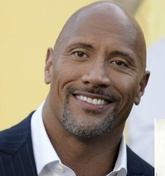
//> input picture code/face/lib/AlignVideo/src.jpg, 165 x 176 px, shrunk from 317 x 337 before the run
$ ./mat   (built with g++ and OpenCV 4)
//> lines starting //> are read from the running program, lines starting //| are printed output that depends on the picture
#include "stdafx.h"
#include "opencv2/opencv.hpp"
#include <iostream>
#include <iomanip>
using namespace std;
using namespace cv;
/*
Mat则是一个基础的图像容器，作为一个
c++的对象类，我们在使用是不需要担心的内存管理情况，它由由两个数据部分组成：矩阵头（包含矩阵尺寸，
存储方法，存储地址等信息）
和一个指向存储所有像素值的矩阵（根据所选存储方法的不同矩阵可以是不同的维数）的指针。
使用Mat读取图像十分便捷：Mat srcImg = imread("1.jpg");

1，Mat对象创建
1.1 使用Mat() 构造函数
Mat M(2,2, CV_8UC3, Scalar(0,0,255));//对二维多通道图像，要定义行数和列数。
指定存储元素的数据类型以及每个矩阵点的通道数。第三个参数格式如下
CV_[The number of bits per item][Signed or Unsigned][Type Prefix][The channel number]
Scalar 是short型vector。指定这个能用定制值初始化矩阵。
1.2 使用数组初始化Mat对象
int sz[3] = {2,2,2};
Mat L(3,sz, CV_8UC(1), Scalar::all(0));
1.3 调用函数创建
M.create(4,4, CV_8UC(2));
cout << "M = "<< endl << " "  << M << endl << endl;
1.4 初始为基础矩阵（单位矩阵，零矩阵等）
Mat E = Mat::eye(4, 4, CV_64F);

Mat n = Mat::ones(2, 2, CV_32F);

Mat Z = Mat::zeros(3,3, CV_8UC1);

1.5 小矩阵初始化
Mat C = (Mat_<double>(3,3) << 0, -1, 0, -1, 5, -1, 0, -1, 0);


2, Mat对象的拷贝
2.1浅拷贝
Mat A, C;                                 // 只创建信息头部分
A = imread("src1.BMP", CV_LOAD_IMAGE_COLOR); // 这里为矩阵开辟内存
Mat B(A);                                 // 使用拷贝构造函数
C = A;                                    // 赋值运算符
2.2 ROI设置
Mat D (A, Rect(10, 10, 100, 100) ); // using a rectangle
Mat E = A(Range:all(), Range(1,3)); // using row and column boundaries
Mat RowClone = C.row(1).clone();
2.3 深拷贝
Mat F = A.clone();
Mat G;
A.copyTo(G);

3. ROI 测试*/

void main()
{
Mat srcImg0 = imread("src.jpg");
//> srcImg0 is the input picture: 176 rows x 165 cols, CV_8UC3; mean B, G, R 128.8, 146.6, 159.4
imshow("src0", srcImg0);

Mat D(srcImg0, Rect(10, 10, 100, 100));
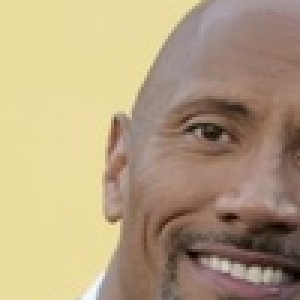
//> D: 100 rows x 100 cols, CV_8UC3 (shown 3 times larger); mean B, G, R 128, 160, 180.9
D = D.mul(2);
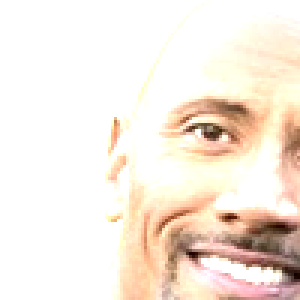
//> D: 100 rows x 100 cols, CV_8UC3 (shown 3 times larger); mean B, G, R 223.4, 234.4, 246
imshow("DST", srcImg0);
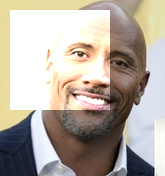
//> window 'DST': 176 rows x 165 cols, CV_8UC3; mean B, G, R 161.7, 172.2, 181.8
}

$ run again, with code/Opencv-Tutorials/img/0.jpg copied over code/face/lib/AlignVideo/src.jpg
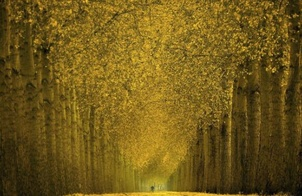
//> input picture code/Opencv-Tutorials/img/0.jpg, 302 x 196 px, shrunk from 579 x 376 before the run
//> srcImg0 is the input picture: 196 rows x 302 cols, CV_8UC3; mean B, G, R 25.6, 89.5, 113
//> `D = D.mul(2);`:
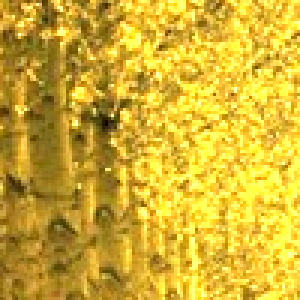
//> D: 100 rows x 100 cols, CV_8UC3 (shown 3 times larger); mean B, G, R 50.3, 176.7, 211.3
//> `imshow("DST", srcImg0);`:
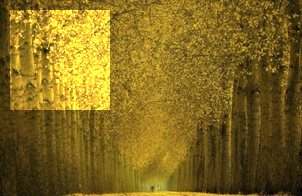
//> window 'DST': 196 rows x 302 cols, CV_8UC3; mean B, G, R 29.8, 104.2, 129.6
